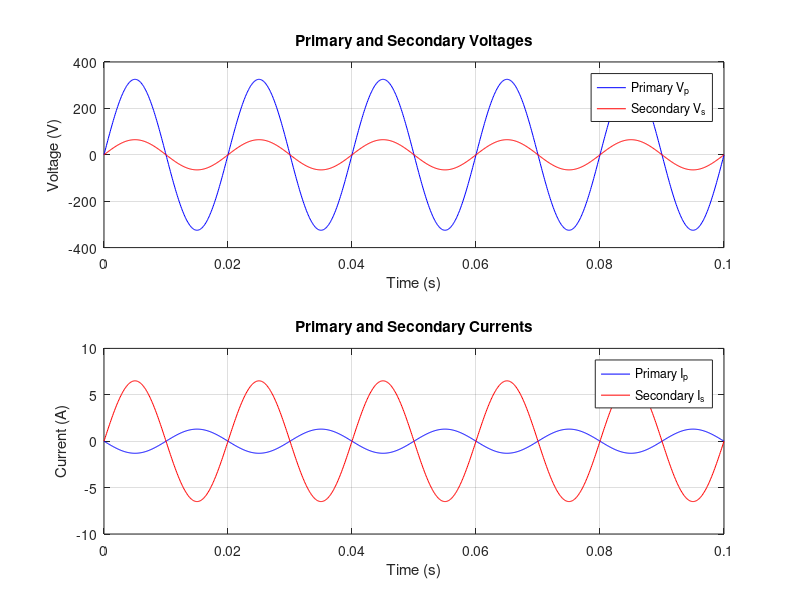

The MATLAB source for this figure:
% Ideal Transformer Simulation
clear all;
close all;
clc;

% Parameters
f = 50;                 % Frequency (Hz)
Vp = 230;               % Primary voltage (V)
Np = 500;               % Primary turns
Ns = 100;               % Secondary turns
a = Np/Ns;              % Turns ratio
RL = 10;                % Load resistance (Ohm)

% Time vector
t = linspace(0, 0.1, 1000); % 10 cycles

% Primary voltage
Vp_t = Vp * sqrt(2) * sin(2*pi*f*t);

% Secondary voltage (ideal)
Vs_t = Vp_t / a;

% Secondary current
Is_t = Vs_t / RL;

% Primary current (ideal)
Ip_t = -Is_t / a;

% Plot results
figure;
subplot(2,1,1);
plot(t, Vp_t, 'b', t, Vs_t, 'r');
title('Primary and Secondary Voltages');
xlabel('Time (s)');
ylabel('Voltage (V)');
legend('Primary V_p', 'Secondary V_s');
grid on;

subplot(2,1,2);
plot(t, Ip_t, 'b', t, Is_t, 'r');
title('Primary and Secondary Currents');
xlabel('Time (s)');
ylabel('Current (A)');
legend('Primary I_p', 'Secondary I_s');
grid on;